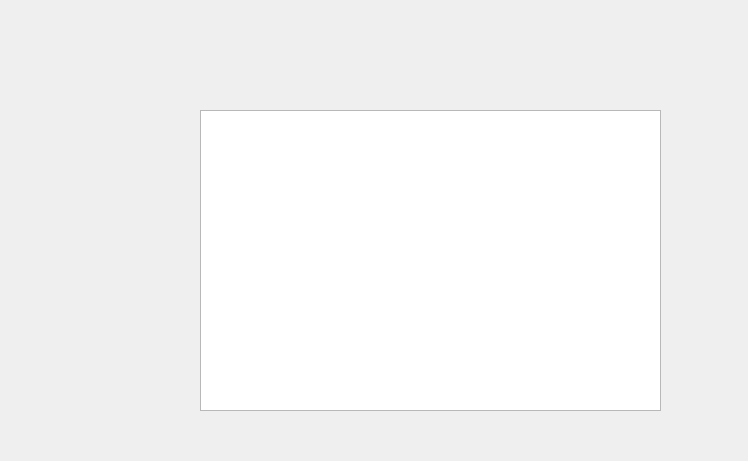
<?xml version="1.0" encoding="UTF-8"?>
<ui version="4.0">
 <class>Widget</class>
 <widget class="QWidget" name="Widget">
  <property name="geometry">
   <rect>
    <x>0</x>
    <y>0</y>
    <width>748</width>
    <height>461</height>
   </rect>
  </property>
  <property name="windowTitle">
   <string>Widget</string>
  </property>
  <widget class="QTableWidget" name="tableWidget">
   <property name="geometry">
    <rect>
     <x>200</x>
     <y>110</y>
     <width>461</width>
     <height>301</height>
    </rect>
   </property>
  </widget>
 </widget>
 <resources/>
 <connections/>
</ui>
